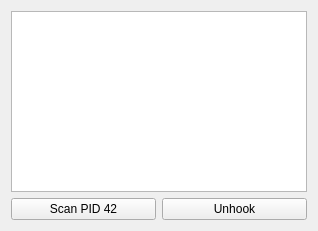
<?xml version="1.0" encoding="UTF-8"?>
<ui version="4.0">
 <class>Form</class>
 <widget class="QWidget" name="Form">
  <property name="geometry">
   <rect>
    <x>0</x>
    <y>0</y>
    <width>318</width>
    <height>231</height>
   </rect>
  </property>
  <property name="windowTitle">
   <string>Scan for hooks</string>
  </property>
  <layout class="QGridLayout" name="gridLayout_2">
   <item row="0" column="0">
    <layout class="QGridLayout" name="gridLayout">
     <item row="1" column="1">
      <widget class="QPushButton" name="btn_unhook">
       <property name="text">
        <string>Unhook</string>
       </property>
      </widget>
     </item>
     <item row="1" column="0">
      <widget class="QPushButton" name="btn_scan">
       <property name="text">
        <string>Scan PID 42</string>
       </property>
      </widget>
     </item>
     <item row="0" column="0" colspan="2">
      <widget class="QListView" name="lv_scanhook">
       <property name="editTriggers">
        <set>QAbstractItemView::NoEditTriggers</set>
       </property>
       <property name="selectionMode">
        <enum>QAbstractItemView::MultiSelection</enum>
       </property>
       <property name="modelColumn">
        <number>0</number>
       </property>
      </widget>
     </item>
    </layout>
   </item>
  </layout>
 </widget>
 <resources/>
 <connections/>
</ui>
